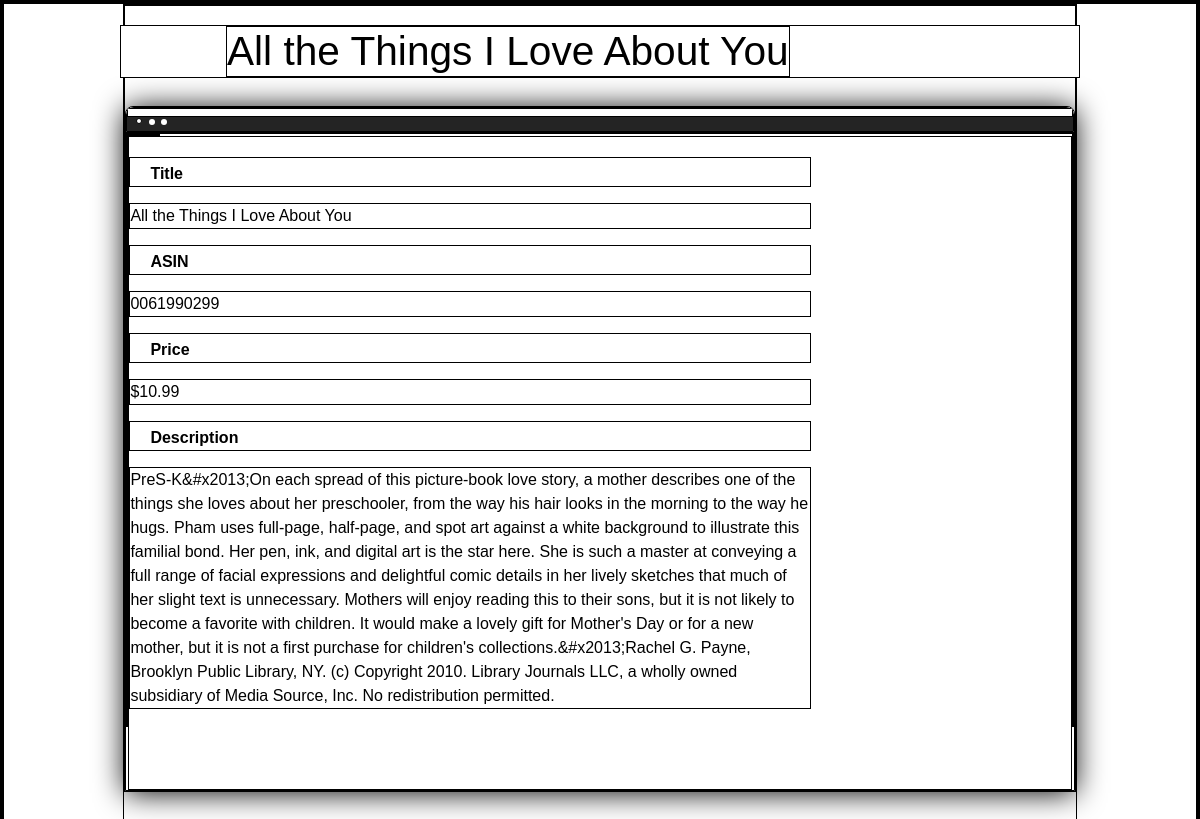
The app's page /book/0061990299 with its own data.
### app/database/models.py (models this page shows, shortened)
class Book(db.Model):
    __tablename__ = 'books'
    id = db.Column(db.Integer, primary_key=True)
    date_of_creation = db.Column(db.DateTime, index=True, default=datetime.utcnow)
    asin = db.Column(db.String(32), index=True)
    title = db.Column(db.String(128), index=True)
    price = db.Column(db.String(32), index=True, default=None)
    imUrl = db.Column(db.String(128), index=True, default=None)
    description = db.Column(db.String(1024), default=None)
    sales_rank = db.Column(db.String(32), index=True, default=None)
    also_bought = db.Column(db.String(32), default=None)
    also_viewed = db.Column(db.String(32), default=None)
    bought_together = db.Column(db.String(32), default=None)
    buy_after_viewing = db.Column(db.String(32), default=None)

### app/rec_sys/routes.py (the view)
@bp.route('/book/<asin>')
def book(asin):
    return render_template(
        'book.html',
        title='Big Data Algorithms Project',
        book=Book.query.filter_by(asin=asin).all()[0]
    )

### app/templates/book.html (shortened to what this page needs)
<!DOCTYPE html>
<html>
<head>
    <link rel="stylesheet" href="{{ url_for('static', filename='book.css') }}">
</head>
<body ontouchstart="">
    <div class="WebsitePage ">
        <div class="WebsitePage__bd ">
            <div class="WebsitePage__inner ">
                <div class="Header ">
                        <h1 class="Header__title">{{ book.title }}</h1>
                </div>
                <article class="Snapshot ">
                    <div class="Browser Browser--large Browser--onDark">
                        <div class="Browser__chrome ">
                            <span class="Browser__dots ">
                            </span>
                            <span class="Browser__title "></span>
                        </div>
                        <div cladss="Browser__bd ">
                            <figure class="Snapshot__fig ">
                                <div class="image-container">
                                </div>
                                <div class="book-info">
                                    <h6 class="card-title"> Title </h6>
                                    <p class="card-text">{{ book.title }}</p>
                                    <h6 class="card-title"> ASIN </h6>
                                    <p class="card-text"> {{ book.asin }} </p>
                                    <h6 class="card-title"> Price </h6>
                                    {% if book.price %}
                                    <p class="card-text">${{ book.price }}</p>
                                    {% else %}
                                    <p class="card-text">No data is available.</p>
                                    {% endif %}
                                    <h6 class="card-title"> Description </h6>
                                    {% if book.description %}
                                    <p class="card-text">{{ book.description }}</p>
                                    {% else %}
                                    <p class="card-text">No data is available.</p>
                                    {% endif %}
                                 </div>
                            </figure>
                        </div>
                    </div>
                </article>
            </div>
        </div>
    </div>
</body>
</html>

### app/static/book.css (style rules this page uses)
article, aside, details, figcaption, figure, footer, header, hgroup, main, nav, section, summary { display: block; }
html { font-family: sans-serif; -ms-text-size-adjust: 100%; -webkit-text-size-adjust: 100%; }
body { margin: 0; }
h1 { font-size: 2em; margin: 0.67em 0; }
figure { margin: 0; }
*, *:before, *:after { box-sizing: border-box; }
html { font-size: 100%; -webkit-text-size-adjust: 100%; -ms-text-size-adjust: 100%; word-wrap: break-word; overflow-y: scroll; }
body { font-family: Karla, sans-serif; font-size: 13px; font-weight: normal; line-height: 1.5; letter-spacing: 0; margin: 0; padding: 0; scroll-behavior: smooth; }
h1, h2, h3, h4, h5, h6 { color: inherit; font-family: inherit; font-size: inherit; line-height: inherit; letter-spacing: inherit; font-weight: inherit; margin: 0; }
.Browser { border-radius: 5px 5px 0 0; overflow: hidden; box-shadow: 0px 2px 6px 1px rgba(0, 0, 0, 0.07); font-size: 11px; }
.Browser__chrome { display: block; height: 13px; background-color: #242424; position: relative; }
.Browser__dots { display: block; top: 5px; left: 6px; }
.Browser__dots, .Browser__dots:before, .Browser__dots:after { position: absolute; width: 4px; height: 4px; border-radius: 100%; background-color: #fff; }
.Browser__dots:before { content: ''; top: 0; left: 7px; }
.Browser__dots:after { content: ''; top: 0; left: 14px; }
.Browser__title { color: #fff; padding: 4px 48px 3px 48px; line-height: 1.5; font-size: 12px; display: block; text-align: center; width: 100%; overflow: hidden; white-space: nowrap; text-overflow: ellipsis; }
.Browser--large { border-radius: 8px 8px 0 0; }
.Browser--large .Browser__chrome { height: 25px; border-radius: 8px 8px 0 0; }
.Browser--large .Browser__dots { display: block; top: 10px; left: 9px; }
.Browser--large .Browser__dots, .Browser--large .Browser__dots:before, .Browser--large .Browser__dots:after { width: 6px; height: 6px; }
.Browser--large .Browser__dots:before { left: 12px; }
.Browser--large .Browser__dots:after { left: 24px; }
.Browser--onDark { box-shadow: 0 2px 30px #000; }
.WebsitePage { min-height: 100vh; overflow: hidden; background-color: #161616; color: #fff; -webkit-font-smoothing: antialiased; -moz-osx-font-smoothing: grayscale; }
.WebsitePage__bd { padding-left: 10%; padding-right: 10%; padding-bottom: 0; }
.WebsitePage__inner { max-width: 1200px; margin-left: auto; margin-right: auto; }
.Snapshot { max-width: 1200px; margin-left: auto; margin-right: auto; padding-top: 50px; margin-bottom: 50px; }
.Snapshot__fig { padding-bottom: 62.5%; position: relative; background-color: white; }
.image-container { float: left; }
.book-info { flex: 1 1 auto; float: right; padding: 1.25rem 16.2rem 4rem 0rem; }
.card-title { font-size: 1rem; padding: 0.25rem 3rem 0 20px; margin-bottom: 0 -2.75rem 0.25rem -2.75rem; font-weight: 800; }
.card-text { font-size: 1rem; }
.Header { text-align: center; margin-top: 50px; }
.Header__title { font-size: 20px; line-height: 1.2; }
@media screen and (min-width: 20em) { .Header__title { font-size: calc(20px + (42 - 20) * (100vw - 320px) / (1258 - 320)); } }
@media screen and (min-width: 60em) { .Snapshot { padding-top: 100px; } }
@media screen and (min-width: 60em) { .Header { position: fixed; margin-top: 0; top: 25px; right: 10%; left: 10%; padding-left: 105px; padding-right: 105px; } }
@media screen and (min-width: 60em) { .Header:after { content: ""; display: table; clear: both; } }
@media screen and (min-width: 60em) { .Header__title { margin-top: 0; float: left; margin-right: 15px; } }
* { color: black; background-color: white; border: 1px solid black; }

### records on screen
Book: title "All the Things I Love About You", asin "0061990299", price "10.99", description "PreS-K&#x2013;On each spread of this picture-book love story, a mother describes one of the things she loves about her preschooler, from the way his hair looks in the morning to the way he hugs. Pham uses full-page, half-page, and spot art against a white background to illustrate this familial bond. Her pen, ink, and digital art is the star here. She is such a master at conveying a full range of facial expressions and delightful comic details in her lively sketches that much of her slight text is unnecessary. Mothers will enjoy reading this to their sons, but it is not likely to become a favorite with children. It would make a lovely gift for Mother's Day or for a new mother, but it is not…"
